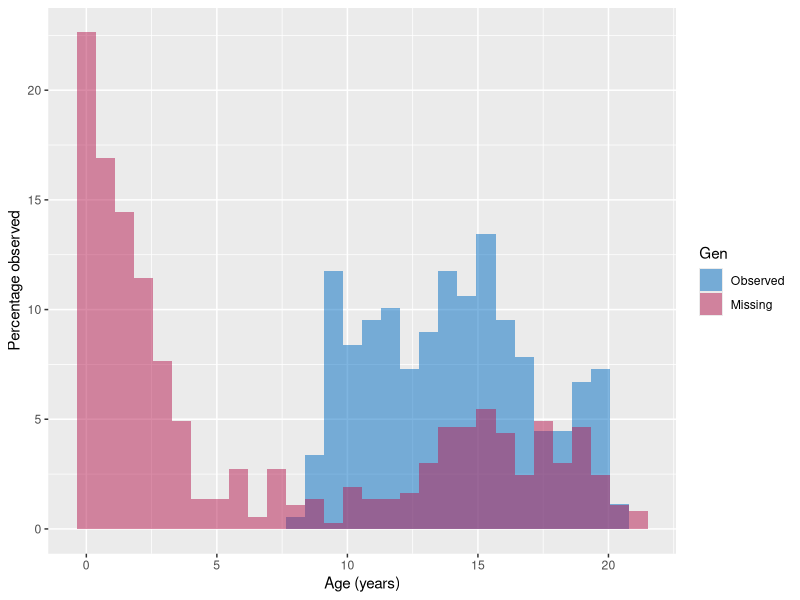
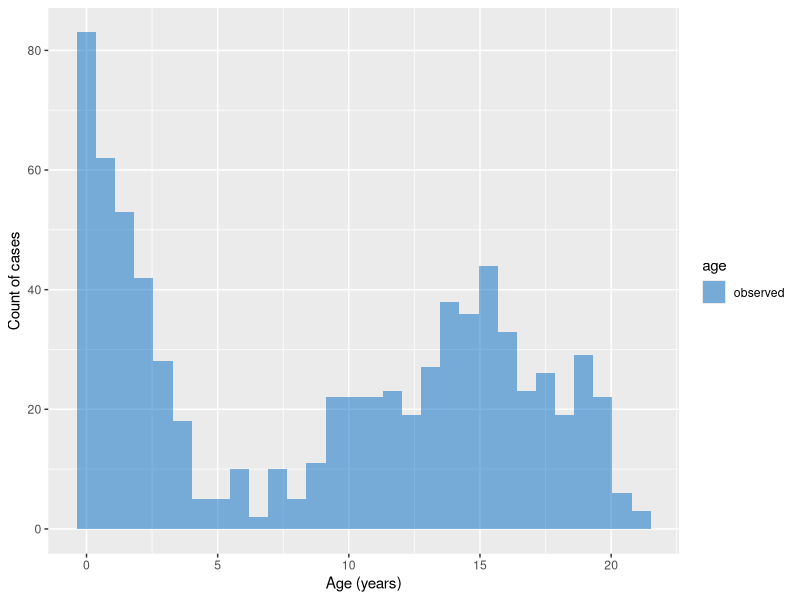
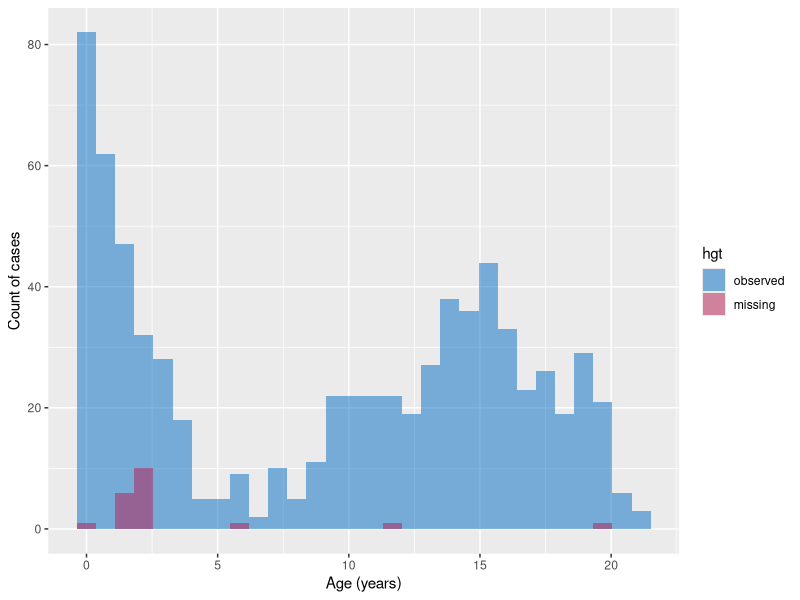
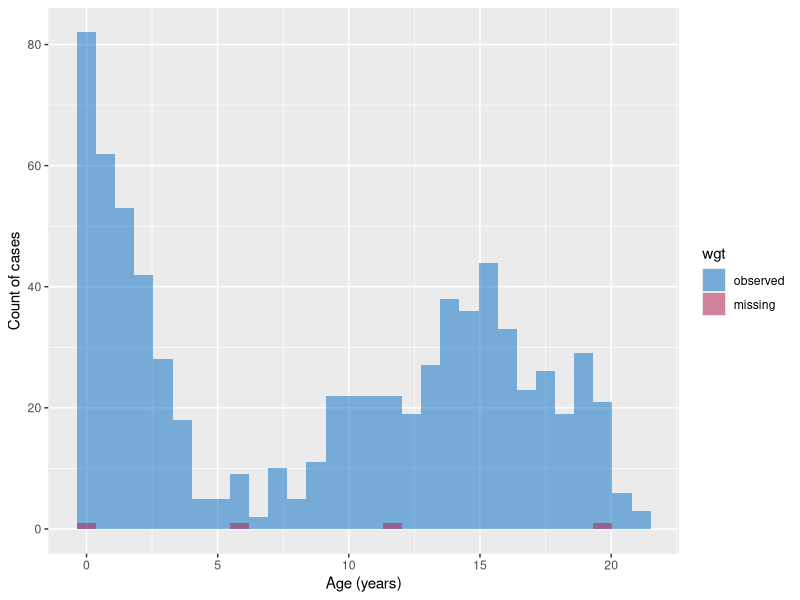
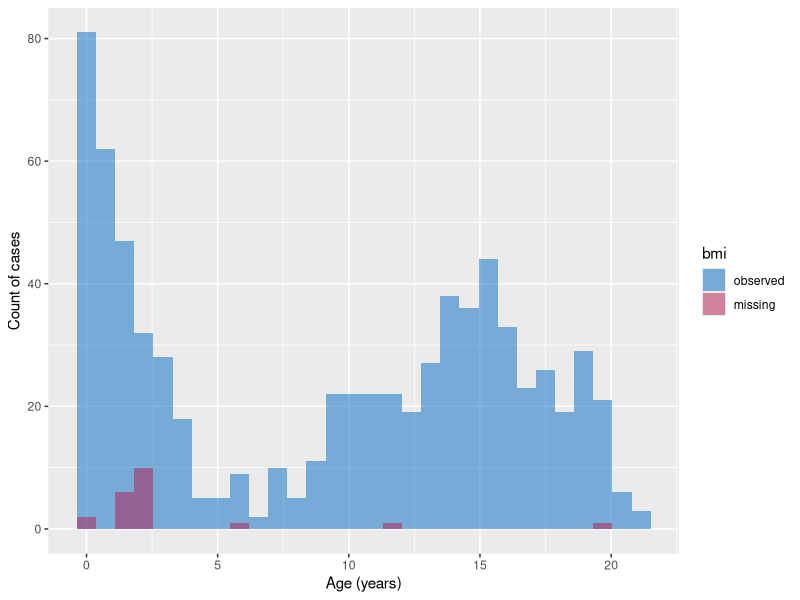
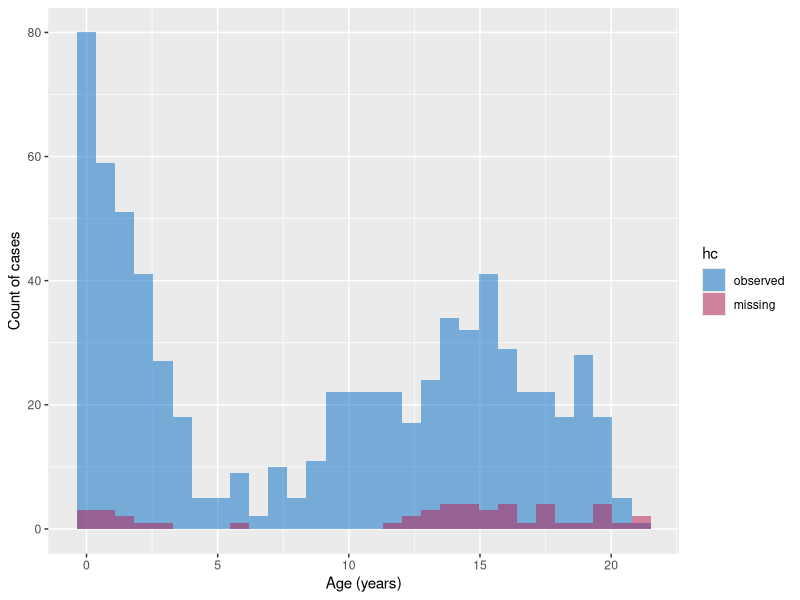
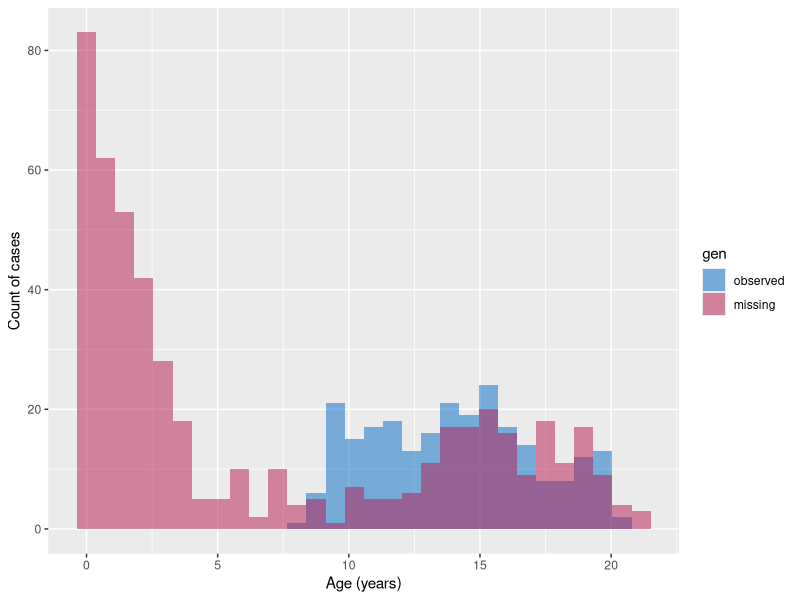
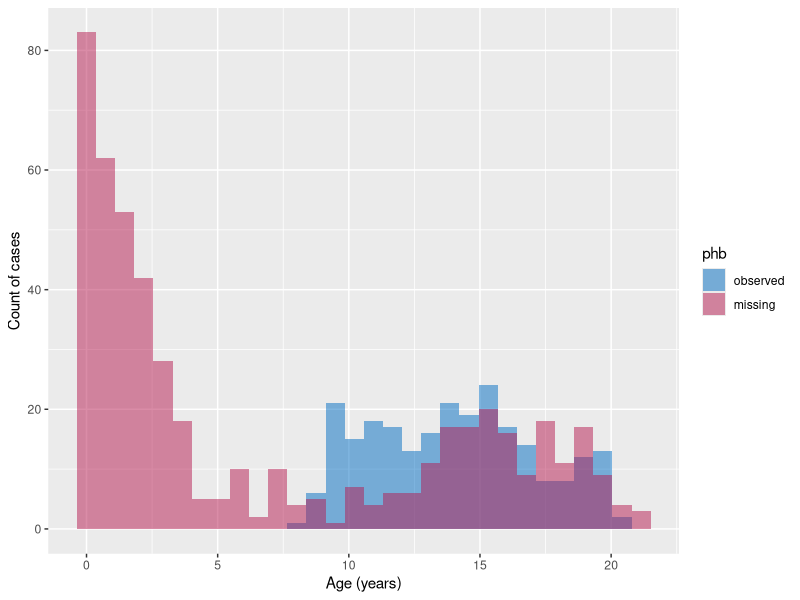

These charts were generated, in order, by the following R code:
## ---- chunk 1
# set-up environment
library(mice) # Data imputation
library(dplyr) # Data manipulation
library(magrittr)
library(broom)
library(ggplot2)
library(purrr)
set.seed(123)
## ---- chunk 2
# # pre-processing
# Rgen <- is.na(boys$gen)
# levels(Rgen) <- c("Missing", "Observed")
dat <- boys # %>% as_tibble # %>% cbind(Rgen)

# plot relation between observed values in age and missingness in gen
dat %>%
  ggplot(aes(x = age, fill = is.na(gen))) +
  geom_histogram(aes(y = 100 * ..density..),
                 alpha = 0.5,
                 position = 'identity') +
  xlab("Age (years)") +
  ylab("Percentage observed") +
  scale_fill_manual(
    name = "Gen",
    breaks = c("FALSE", "TRUE"),
    labels = c("Observed", "Missing"),
    values = c("#006CC2", "#B61A51")
  )

# evaluate statistically
out_Rgen <- dat %>% lm(age ~ is.na(gen), data = .)
out_int <- dat %>% lm(age ~ 1, data = .)
anova(out_int, out_Rgen)
## ---- chunk 3
out_gen <- dat %>% lm(age ~ gen, data = .)
out_int_gen <- dat %>% filter(!is.na(gen)) %>% lm(age ~ 1, data = .)
anova(out_int_gen, out_gen)
## ---- chunk 4
# explore map functionalities
test_miss <- function(.x){
  return(is.na(.x))
}
map(c(1, NA, 4, 7), test_miss)  

# inline function
map_df(c(1, NA, 4, 7), function(.x) {
  return(data.frame(entry = .x, 
                    is_NA = test_miss(.x)))
})

# shorter inline function
map_df(c(1, NA, 4, 7), ~{
  return(data.frame(entry = .x, 
                    is_NA = test_miss(.x)))
})

# test map functionalities
dat %>%  map_df(is.na)
dat %>% map_df(~(data.frame(n_miss = sum(is.na(.x)),
                                  class = class(.x))),
                     .id = "variable")

# apply map to our own problem
interc_only <- dat %>% lm(age ~ 1, data = .)
#age <- dat[,1]
# output_for_table <- dat %>% 
#   map(~{lm(dat$age~is.na(.x)) %>% 
#       anova(interc_only, .)}, .id = "variable")
dat %>% 
  map(~{lm(age~is.na(.x), data = dat) %>% anova(interc_only, .)})
      
# this works, but only for age as outcome. now apply to all variables.

## ---- chunk 5
# plot this for each missingness indicator
vars <- names(dat)
vars %>%
  map(~{ggplot(data=dat, aes(x = age, fill = is.na(.data[[.x]]))) +
  geom_histogram(alpha = 0.5,
                 position = 'identity') +
  xlab("Age (years)") +
  ylab("Count of cases") +
  scale_fill_manual(
    name = .x,
    breaks = c("FALSE", "TRUE"),
    labels = c("observed", "missing"),
    values = c("#006CC2", "#B61A51")
  )})

# now for all vars as outcome
## ---- chunk 6
# apply map to our own problem
interc_only <- dat %>% lm(age ~ 1, data = .)
vars <- names(dat)
#dat %>% map(~class(.x)=="numeric")
#dat[ ,map_lgl(dat, is.numeric)]
#dat %>% map(~is.numeric(.x)) select_if(x, is.numeric)
cont_vars <- dat %>% select_if(is.numeric) %>% names()
#walk(cont_vars,~ walk(vars, ~ print(paste(.x, .y, sep = "-")),.y=.x))
#test <- map(cont_vars, function(x) map(vars, function(y) c(x,y)))
#test <- map(cont_vars, function(x) map(vars, function(y) c(dat[1,x],is.na(dat[1,y]))))
test <- map(cont_vars, function(x) map(vars, function(y) lm(dat[,x]~is.na(dat[,y]))))

# this works for the lm, but not yet for the intercep-only model
#all_interc_only <- cont_vars %>% map(~lm(dat[,.x] ~ 1))
# test2 <- map(cont_vars, function(x) map(vars, function(y) lm(dat[,x]~is.na(dat[,y])) %>% anova(interc_only[[x]], .)))
# map(test, function(x) map(interc_only, function(y) anova(y,x)))
test2 <- map(cont_vars, function(x) map(vars, function(y) {anova(lm(dat[,x]~1), lm(dat[,x]~is.na(dat[,y])))}))


## ---- chunk 7
# create density plots for all continuous variables and all missingness indicators
test <- map(cont_vars, function(x) map(vars, function(y) lm(dat[,x]~is.na(dat[,y]))))

plots <- map(cont_vars, function(x) map(vars, function(z) {ggplot(data = dat, aes(x = dat[,x], fill = is.na(dat[,z]))) +
  geom_histogram(alpha = 0.5, position = 'identity') +
  xlab(paste0(x)) +
  ylab("number of cases") +
  scale_fill_manual(
    name = z,
    breaks = c("FALSE", "TRUE"),
    labels = c("observed", "missing"),
    values = c("#006CC2", "#B61A51")
  )
  }))

